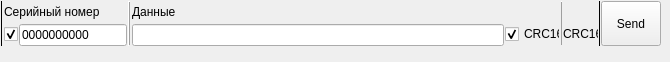
        <widget class="QWidget" name="MANUAL_ENTER" native="true">
         <property name="sizePolicy">
          <sizepolicy hsizetype="Minimum" vsizetype="Minimum">
           <horstretch>0</horstretch>
           <verstretch>0</verstretch>
          </sizepolicy>
         </property>
         <property name="minimumSize">
          <size>
           <width>0</width>
           <height>45</height>
          </size>
         </property>
         <widget class="QWidget" name="layoutWidget">
          <property name="geometry">
           <rect>
            <x>0</x>
            <y>-5</y>
            <width>661</width>
            <height>53</height>
           </rect>
          </property>
          <layout class="QVBoxLayout" name="MANUAL_ENTER_Layout">
           <property name="spacing">
            <number>1</number>
           </property>
           <item>
            <widget class="Line" name="line_6">
             <property name="orientation">
              <enum>Qt::Horizontal</enum>
             </property>
            </widget>
           </item>
           <item>
            <layout class="QHBoxLayout" name="horizontalLayout_4">
             <property name="spacing">
              <number>1</number>
             </property>
             <item>
              <widget class="Line" name="line_2">
               <property name="frameShadow">
                <enum>QFrame::Plain</enum>
               </property>
               <property name="orientation">
                <enum>Qt::Vertical</enum>
               </property>
              </widget>
             </item>
             <item>
              <layout class="QVBoxLayout" name="verticalLayout" stretch="0,0">
               <property name="spacing">
                <number>1</number>
               </property>
               <property name="sizeConstraint">
                <enum>QLayout::SetMinimumSize</enum>
               </property>
               <item>
                <widget class="QLabel" name="label_5">
                 <property name="enabled">
                  <bool>true</bool>
                 </property>
                 <property name="text">
                  <string>Серийный номер</string>
                 </property>
                </widget>
               </item>
               <item>
                <layout class="QHBoxLayout" name="horizontalLayout_5">
                 <item>
                  <widget class="QCheckBox" name="SN_ENABLE">
                   <property name="enabled">
                    <bool>true</bool>
                   </property>
                   <property name="text">
                    <string/>
                   </property>
                   <property name="checked">
                    <bool>true</bool>
                   </property>
                  </widget>
                 </item>
                 <item>
                  <widget class="QLineEdit" name="SN_TEXT">
                   <property name="enabled">
                    <bool>true</bool>
                   </property>
                   <property name="sizePolicy">
                    <sizepolicy hsizetype="Minimum" vsizetype="Fixed">
                     <horstretch>0</horstretch>
                     <verstretch>0</verstretch>
                    </sizepolicy>
                   </property>
                   <property name="text">
                    <string>0000000000</string>
                   </property>
                  </widget>
                 </item>
                </layout>
               </item>
              </layout>
             </item>
             <item>
              <widget class="Line" name="line_3">
               <property name="frameShadow">
                <enum>QFrame::Raised</enum>
               </property>
               <property name="orientation">
                <enum>Qt::Vertical</enum>
               </property>
              </widget>
             </item>
             <item>
              <layout class="QVBoxLayout" name="verticalLayout_2">
               <property name="spacing">
                <number>1</number>
               </property>
               <property name="sizeConstraint">
                <enum>QLayout::SetMaximumSize</enum>
               </property>
               <item>
                <widget class="QLabel" name="label_4">
                 <property name="text">
                  <string>Данные</string>
                 </property>
                </widget>
               </item>
               <item>
                <widget class="QLineEdit" name="cEnterText">
                 <property name="enabled">
                  <bool>true</bool>
                 </property>
                </widget>
               </item>
              </layout>
             </item>
             <item>
              <layout class="QVBoxLayout" name="verticalLayout_3">
               <property name="spacing">
                <number>1</number>
               </property>
               <item>
                <widget class="QLabel" name="label_6">
                 <property name="sizePolicy">
                  <sizepolicy hsizetype="Minimum" vsizetype="Minimum">
                   <horstretch>0</horstretch>
                   <verstretch>0</verstretch>
                  </sizepolicy>
                 </property>
                 <property name="minimumSize">
                  <size>
                   <width>55</width>
                   <height>20</height>
                  </size>
                 </property>
                 <property name="maximumSize">
                  <size>
                   <width>55</width>
                   <height>20</height>
                  </size>
                 </property>
                 <property name="text">
                  <string/>
                 </property>
                </widget>
               </item>
               <item>
                <widget class="QCheckBox" name="CRC_OUT">
                 <property name="enabled">
                  <bool>true</bool>
                 </property>
                 <property name="sizePolicy">
                  <sizepolicy hsizetype="Minimum" vsizetype="Minimum">
                   <horstretch>0</horstretch>
                   <verstretch>0</verstretch>
                  </sizepolicy>
                 </property>
                 <property name="minimumSize">
                  <size>
                   <width>55</width>
                   <height>20</height>
                  </size>
                 </property>
                 <property name="maximumSize">
                  <size>
                   <width>55</width>
                   <height>20</height>
                  </size>
                 </property>
                 <property name="text">
                  <string>CRC16</string>
                 </property>
                 <property name="checked">
                  <bool>true</bool>
                 </property>
                </widget>
               </item>
              </layout>
             </item>
             <item>
              <widget class="Line" name="line_4">
               <property name="minimumSize">
                <size>
                 <width>1</width>
                 <height>0</height>
                </size>
               </property>
               <property name="maximumSize">
                <size>
                 <width>1</width>
                 <height>16777215</height>
                </size>
               </property>
               <property name="frameShadow">
                <enum>QFrame::Raised</enum>
               </property>
               <property name="orientation">
                <enum>Qt::Vertical</enum>
               </property>
              </widget>
             </item>
             <item>
              <layout class="QVBoxLayout" name="verticalLayout_4">
               <property name="spacing">
                <number>1</number>
               </property>
               <item>
                <widget class="QLabel" name="label_7">
                 <property name="enabled">
                  <bool>true</bool>
                 </property>
                 <property name="sizePolicy">
                  <sizepolicy hsizetype="Preferred" vsizetype="Minimum">
                   <horstretch>0</horstretch>
                   <verstretch>0</verstretch>
                  </sizepolicy>
                 </property>
                 <property name="minimumSize">
                  <size>
                   <width>35</width>
                   <height>20</height>
                  </size>
                 </property>
                 <property name="maximumSize">
                  <size>
                   <width>35</width>
                   <height>20</height>
                  </size>
                 </property>
                 <property name="text">
                  <string/>
                 </property>
                </widget>
               </item>
               <item>
                <widget class="QLabel" name="CRC16_2">
                 <property name="enabled">
                  <bool>true</bool>
                 </property>
                 <property name="sizePolicy">
                  <sizepolicy hsizetype="Preferred" vsizetype="Minimum">
                   <horstretch>0</horstretch>
                   <verstretch>0</verstretch>
                  </sizepolicy>
                 </property>
                 <property name="minimumSize">
                  <size>
                   <width>35</width>
                   <height>20</height>
                  </size>
                 </property>
                 <property name="maximumSize">
                  <size>
                   <width>35</width>
                   <height>20</height>
                  </size>
                 </property>
                 <property name="text">
                  <string>CRC16</string>
                 </property>
                </widget>
               </item>
              </layout>
             </item>
             <item>
              <widget class="Line" name="line_5">
               <property name="minimumSize">
                <size>
                 <width>1</width>
                 <height>0</height>
                </size>
               </property>
               <property name="maximumSize">
                <size>
                 <width>1</width>
                 <height>16777215</height>
                </size>
               </property>
               <property name="frameShadow">
                <enum>QFrame::Plain</enum>
               </property>
               <property name="orientation">
                <enum>Qt::Vertical</enum>
               </property>
              </widget>
             </item>
             <item>
              <widget class="QPushButton" name="cBtnSend">
               <property name="enabled">
                <bool>true</bool>
               </property>
               <property name="sizePolicy">
                <sizepolicy hsizetype="Preferred" vsizetype="Preferred">
                 <horstretch>0</horstretch>
                 <verstretch>0</verstretch>
                </sizepolicy>
               </property>
               <property name="minimumSize">
                <size>
                 <width>60</width>
                 <height>45</height>
                </size>
               </property>
               <property name="maximumSize">
                <size>
                 <width>60</width>
                 <height>45</height>
                </size>
               </property>
               <property name="text">
                <string>Send</string>
               </property>
              </widget>
             </item>
            </layout>
           </item>
          </layout>
         </widget>
        </widget>
